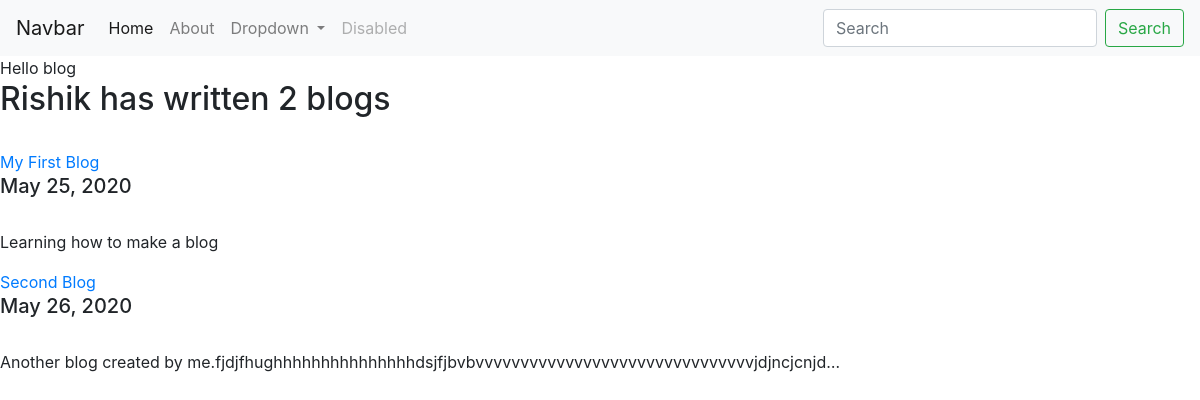
Screenshot of /blog/ with the database file from the repository.
### blog/models.py (models this page shows, shortened)
class Blog(models.Model):
        title=models.CharField(max_length=200)
        description=models.TextField()
        date=models.DateField()

### blog/views.py (the view)
# urls.py: path('',views.all_blogs,name='all_blogs'),
def all_blogs(request):
    blogs=Blog.objects.all()
    return render(request,'blog/all_blogs.html',{'blogs':blogs})

### blog/templates/blog/all_blogs.html
{% extends 'portfolio/base.html' %}
{% block content %}
Hello blog
<h2>Rishik has written {{ blogs.count }} blog{{blogs.count|pluralize}}</h2>
<br>
{% for blog in blogs %}
<a href="{% url 'blog:detail' blog.id %}"<h2>{{blog.title}}</h2></a>
<h5>{{ blog.date }}</h5>
<br>
<p>{{blog.description|striptags|truncatechars:100}}</p>
{% endfor %}
{% endblock %}

### portfolio/templates/portfolio/base.html (shortened to what this page needs)
<!doctype html>
{% load static %}
<html lang="en">
  <head>
    <link rel="stylesheet" href="https://stackpath.bootstrapcdn.com/bootstrap/4.5.0/css/bootstrap.min.css">
  </head>
  <body>
    <nav class="navbar navbar-expand-lg navbar-light bg-light">
      <a class="navbar-brand" href="#">Navbar</a>
      <div class="collapse navbar-collapse" id="navbarSupportedContent">
        <ul class="navbar-nav mr-auto">
          <li class="nav-item active">
            <a class="nav-link" href="#">Home <span class="sr-only">(current)</span></a>
          </li>
          <li class="nav-item">
            <a class="nav-link" href="#">About</a>
          </li>
          <li class="nav-item dropdown">
            <a class="nav-link dropdown-toggle" href="#" id="navbarDropdown" role="button" data-toggle="dropdown" aria-haspopup="true" aria-expanded="false">
              Dropdown
            </a>
          </li>
          <li class="nav-item">
            <a class="nav-link disabled" href="#" tabindex="-1" aria-disabled="true">Disabled</a>
          </li>
        </ul>
        <form class="form-inline my-2 my-lg-0">
          <input class="form-control mr-sm-2" type="search" placeholder="Search" aria-label="Search">
          <button class="btn btn-outline-success my-2 my-sm-0" type="submit">Search</button>
        </form>
      </div>
    </nav>
{% block content %}{% endblock %}
  </body>
</html>

### rows the page displays
Blog: title "My First Blog", date "May 25, 2020", description "Learning how to make a blog"
Blog: title "Second Blog", date "May 26, 2020", description "Another blog created by me.fjdjfhughhhhhhhhhhhhhhhdsjfjbvbvvvvvvvvvvvvvvvvvvvvvvvvvvvvvvvjdjncjcnjd…"

### other values shown
{{ blogs.count }} "2"
